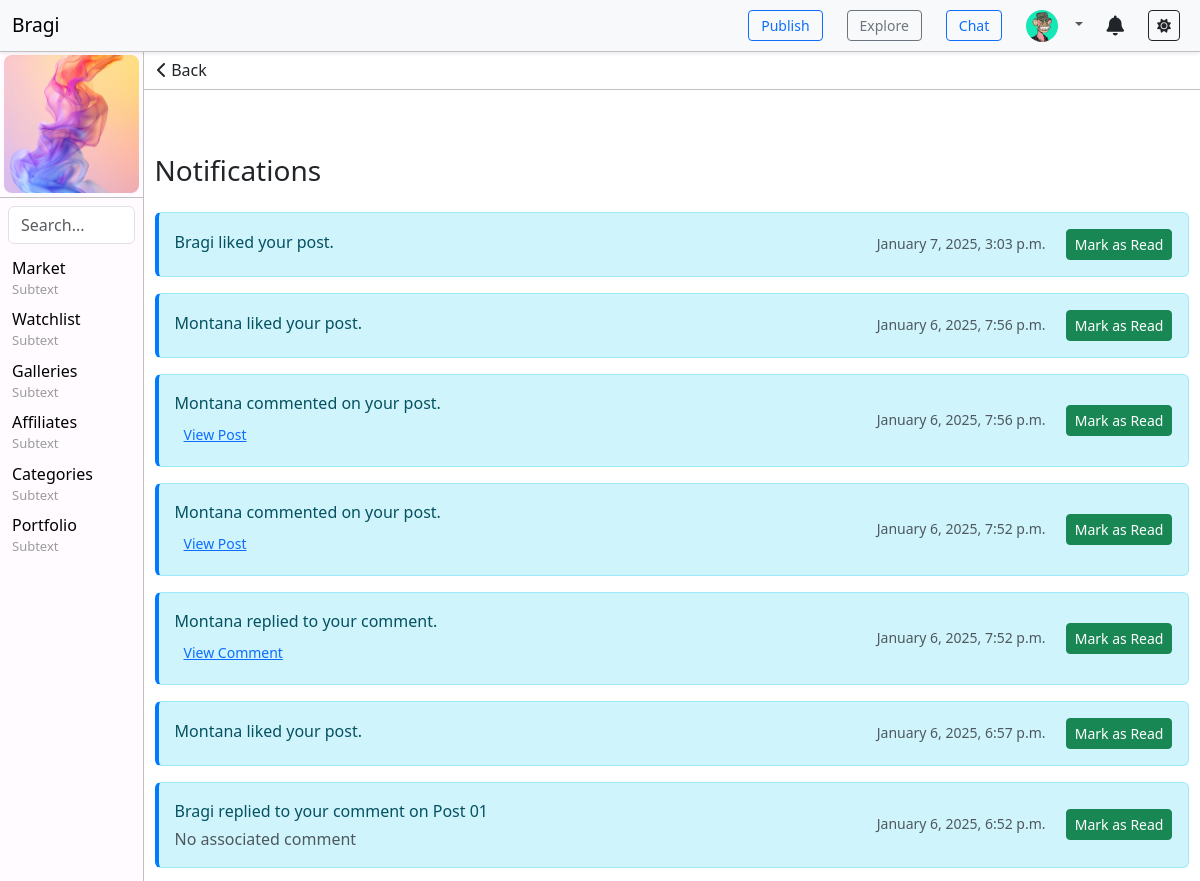
/notifications/ (signed in, upper part), run on an earlier commit of the app's database.
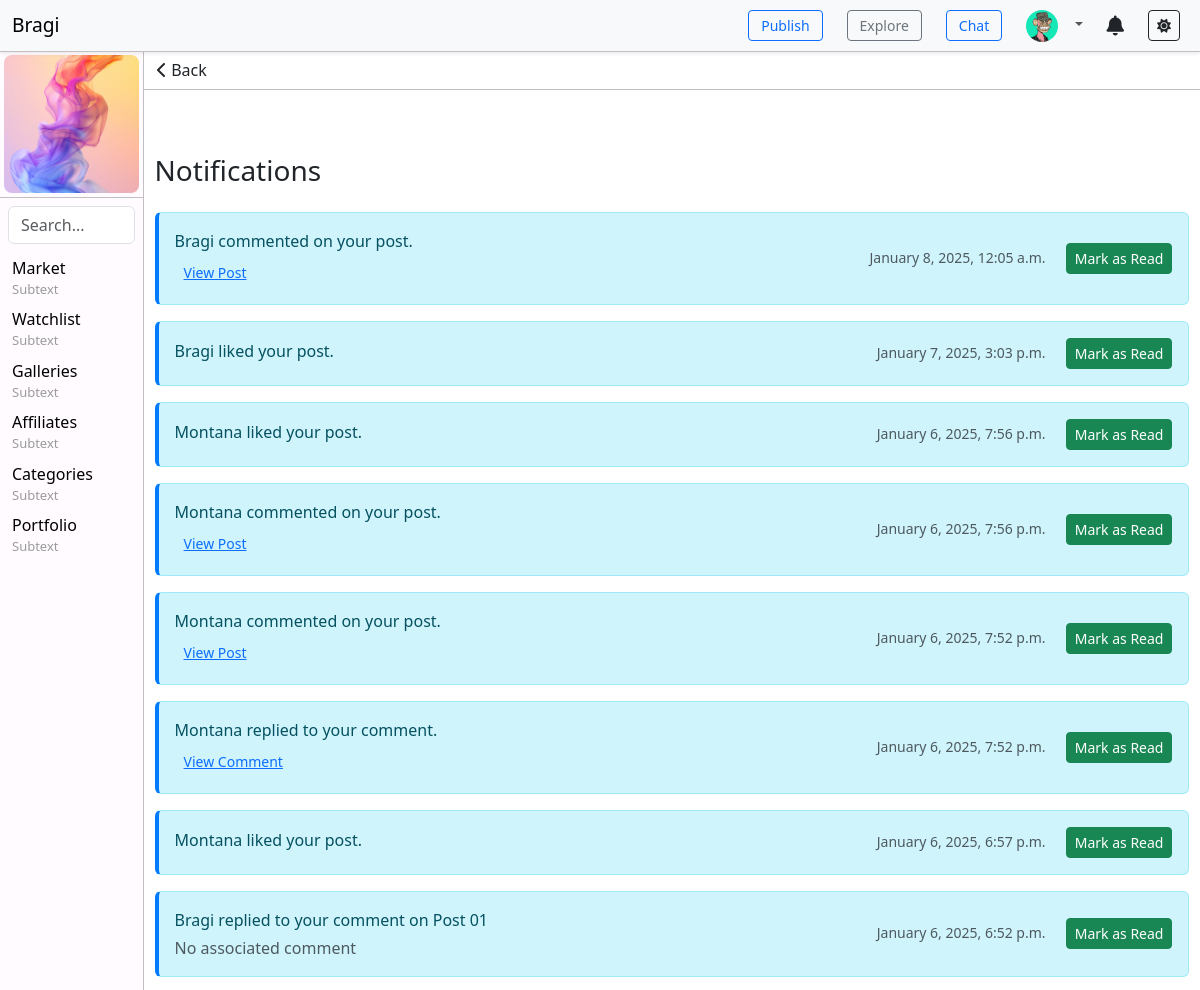
And on a later commit of the database.
### toolbar/models.py (models this page shows, shortened)
class ToolbarItem(models.Model):
    name = models.CharField(max_length=100)
    subtext = models.CharField(max_length=100, blank=True, null=True)  # Optional field
    url = models.CharField(max_length=200, blank=True, null=True)
    order = models.IntegerField(default=0)
    visible = models.BooleanField(default=True)
    parent = models.ForeignKey('self', blank=True, null=True, related_name='children', on_delete=models.CASCADE)  # Self-referencing ForeignKey for submenus
    class Meta:
        ordering = ['order']

### notifications/models.py (models this page shows, shortened)
class Notification(models.Model):
    NOTIFICATION_TYPES = (
        ('like', 'Like'),
        ('follow', 'Follow'),
        ('comment', 'Comment'),
        ('reply', 'Reply'),
    )
    user = models.ForeignKey(User, on_delete=models.CASCADE, related_name='notifications')
    message = models.CharField(max_length=255)
    notification_type = models.CharField(max_length=20, choices=NOTIFICATION_TYPES)
    is_read = models.BooleanField(default=False)
    created_at = models.DateTimeField(auto_now_add=True)
    post = models.ForeignKey(Post, null=True, blank=True, on_delete=models.CASCADE)
    comment = models.ForeignKey(Comment, null=True, blank=True, on_delete=models.CASCADE)

### notifications/views.py (the view, shortened to what this page needs)
# urls.py: path('', views.notifications_list, name='notifications_list'),
@login_required
def notifications_list(request):
    notifications = Notification.objects.filter(user=request.user).order_by('-created_at')
    return render(request, 'notifications/notifications_list.html', {'notifications': notifications})

### toolbar/context_processors.py (called while the page is built)
def toolbar_items(request):
    return {
        'toolbar_items': ToolbarItem.objects.filter(visible=True),
        'toolbar': Toolbar.objects.filter(visible=True).first(),  # Get the first (or only) visible toolbar
    }

### notifications/templates/notifications/notifications_list.html
{% extends 'base.html' %}
{% block content %}
<div class="text-left" style="position: sticky; top: 0; margin: 0; padding: 0; background-color: #ffffff; border-bottom: 1px solid var(--navbar-border-color);">
    <button onclick="window.history.back();" class="btn">
        <i class="fa-solid fa-chevron-left"></i> Back
    </button>
</div>
<div class="container mt-5" style="padding: 16px 1%;">
    <h3 class="mb-4">Notifications</h3>
    {% for notification in notifications %}
        <div class="notification alert alert-info d-flex justify-content-between align-items-center mb-3" style="border-left: 4px solid #007bff;">
            <div>
                <p class="mb-1">{{ notification.message }}</p>
                {% if notification.notification_type == 'comment' %}
                    {% if notification.post %}
                        <a href="{% url 'post_detail' pk=notification.post.id %}" class="btn btn-link btn-sm text-primary">View Post</a>
                    {% else %}
                        <span class="text-muted">No associated post</span>
                    {% endif %}
                {% elif notification.notification_type == 'reply' %}
                    {% if notification.comment %}
                        <a href="{% url 'post_detail' pk=notification.comment.post.id %}#comment-{{ notification.comment.id }}" class="btn btn-link btn-sm text-primary">View Comment</a>
                    {% else %}
                        <span class="text-muted">No associated comment</span>
                    {% endif %}
                {% endif %}
            </div>
            <div class="text-muted text-end">
                <small>{{ notification.created_at|date:"F j, Y, g:i a" }}</small>
                {% if not notification.is_read %}
                    <a href="?mark_read={{ notification.id }}" class="btn btn-sm btn-success ms-3">Mark as Read</a>
                {% endif %}
            </div>
        </div>
    {% empty %}
        <div class="alert alert-warning">No notifications yet.</div>
    {% endfor %}
</div>
{% endblock %}

### templates/base.html (shortened to what the changed rows need)
{% load static %}
<!DOCTYPE html>
<html lang="en">
<head>
    <link href="https://cdn.jsdelivr.net/npm/bootstrap@5.3.0-alpha1/dist/css/bootstrap.min.css" rel="stylesheet">
    <link rel="stylesheet" href="https://cdnjs.cloudflare.com/ajax/libs/font-awesome/6.0.0-beta3/css/all.min.css">
    <link rel="stylesheet" href="{% static 'css/styles.css' %}">
</head>
    <body>
        <div class="content-wrapper">
            {% if user.is_authenticated %}
            <div class="navbar-verticle-left">
                <ul class="list-unstyled">
                    {% for item in toolbar_items %}
                        {% if not item.parent %}
                            <li class="has-submenu">
                                <a href="{{ item.url }}" class="text-decoration-none">
                                    {{ item.name }}
                                    <p>{{ item.subtext }}</p>
                                </a>
                            </li>
                        {% endif %}
                    {% endfor %}
                </ul>
            </div>
            {% endif %}
            <div class="main">
                {% block content %}{% endblock %}
            </div>
        </div>
    </body>
</html>

What changed in the data, as far as the page shows it:
added Notification: message "Bragi commented on your post.", notification_type "View Post", created_at "January 8, 2025, 12:05 a.m."
